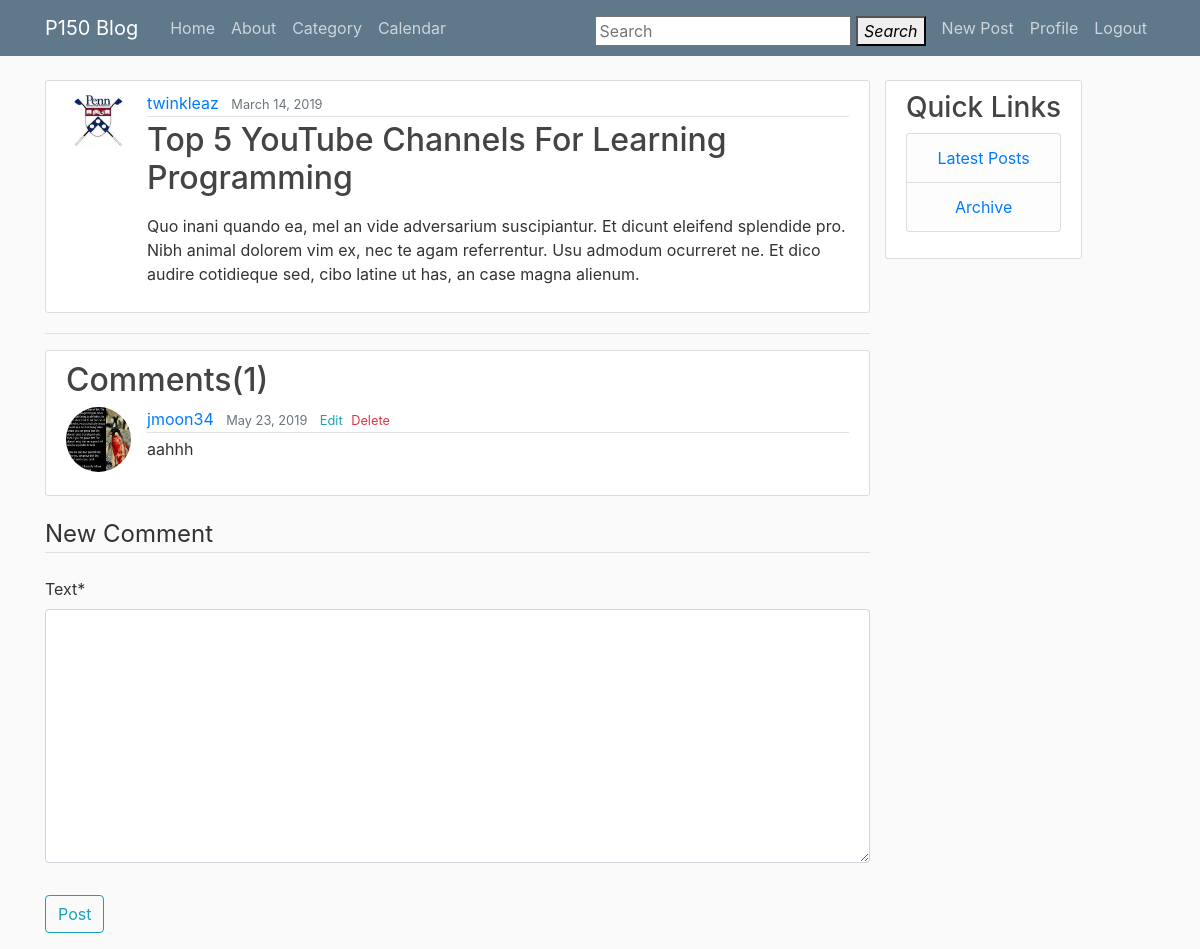
Screenshot of /post/24/ (signed in) with the database file from the repository.
### blog/models.py (models this page shows, shortened)
class Post(models.Model):
    title = models.CharField(max_length=100)
    content = RichTextUploadingField(config_name='default')
    date_posted = models.DateTimeField(default=timezone.now)
    author = models.ForeignKey(User, on_delete=models.CASCADE)
    category = models.ForeignKey(Category, on_delete=models.PROTECT, null=True,
                                blank=True)

class Comment(models.Model):
    post = models.ForeignKey(Post, on_delete=models.CASCADE, null=True,
                             blank=True, related_name='comments')
    event = models.ForeignKey(Event, on_delete=models.CASCADE, null=True,
                             blank=True, related_name='comments')
    author = models.ForeignKey(User, on_delete=models.CASCADE)
    text = models.TextField()
    date_posted = models.DateTimeField(default=timezone.now)

### users/models.py (models this page shows, shortened)
class Profile(models.Model):
    user = models.OneToOneField(User, on_delete=models.CASCADE)
    image = models.ImageField(default='default.jpg', upload_to='profile_pics')

### blog/views.py (the view, shortened to what this page needs)
# urls.py: path('post/<int:pk>/', PostView.as_view(), name='post-detail'),
class PostView(View):
    def get(self, request, *args, **kwargs):
        view = PostDetailView.as_view()
        return view(request, *args, **kwargs)

### blog/forms.py
class CommentForm(forms.ModelForm):
    class Meta:
        model = Comment
        fields = ['text']

### blog/views.py (called while the page is built)
    def get_context_data(self, **kwargs):
        context = super().get_context_data(**kwargs)
        context['form'] = CommentForm(initial={'post': self.object, 'author':
                                               self.request.user})
        return context

### blog/templates/blog/post_detail.html (shortened to what this page needs)
{% extends 'blog/base.html' %}
{% load crispy_forms_tags %}
{% block content %}
	<article class="media content-section">
		<img class="rounded-circle article-img" src="{{ object.author.profile.image.url }}">
		<div class="media-body">
			<div class="article-metadata">
				<a class="mr-2" href="{% url 'user-posts' object.author.username %}">{{ object.author }}</a>
				<small class="mr-2 text-muted">{{ object.date_posted|date:"F j, Y" }}</small>
			</div>
			<h2 class="article-title">{{ object.title }}</h2>
			<p class="article-content">{{ object.content|safe }}</p>
		</div>
	</article>
	<hr>
	<article class="content-section">
		<h2>Comments({{ post.comments.count }})</h2>
		{% for comment in post.comments.all %}
			<div class="media mb-2">
				<div class="media-left">
					<img class="rounded-circle article-img" src="{{ comment.author.profile.image.url }}">
				</div>
				<div class="media-body">
					<div class="article-metadata">
						<a class="mr-2" href="{% url 'user-posts' comment.author.username %}">{{ comment.author.username }}</a>
						<small class="mr-2 text-muted">{{ comment.date_posted|date:"F j, Y" }}</small>
						{% if comment.author == user %}
							<a class="text-info small mr-1" href="{% url 'comment-update' object.id comment.id %}">Edit</a>
							<a class="text-danger small" href="{% url 'comment-delete' object.id comment.id %}">Delete</a>
						{% endif %}
					</div>
				<p class="article-content">{{ comment.text|linebreaksbr }}</p>
				</div>
			</div>
		{% empty %}
			<p>No comments here yet :(</p>
		{% endfor %}
	</article>
	<form method="POST">
		<fieldset class="form-group">
			<legend class="border-bottom mb-4">New Comment</legend>
			{{ form|crispy }}
		</fieldset>
		<div class="form-group">
			<button class="btn btn-outline-info" type="submit">Post</button>
		</div>
	</form>
{% endblock %}

### blog/static/blog/main.css (style rules this page uses)
body { background: #fafafa; color: #333333; margin-top: 5rem; }
h1, h2, h3, h4, h5, h6 { color: #444444; }
.content-section { background: #ffffff; padding: 10px 20px; border: 1px solid #dddddd; border-radius: 3px; margin-bottom: 20px; }
.article-title { color: #444444; }
.article-content { white-space: pre-line; }
img { max-width: 100%; height: auto; }
.article-img { height: 65px; width: 65px; margin-right: 16px; }
.article-metadata { padding-bottom: 1px; margin-bottom: 4px; border-bottom: 1px solid #e3e3e3 }

### rows the page displays
Post: author.profile.image (placeholder picture), author "twinkleaz", date_posted "March 14, 2019", title "Top 5 YouTube Channels For Learning Programming", content "Quo inani quando ea, mel an vide adversarium suscipiantur. Et dicunt eleifend splendide pro. Nibh animal dolorem vim ex, nec te agam referrentur. Usu admodum ocurreret ne. Et dico audire cotidieque sed, cibo latine ut has, an case magna alienum.", comments.count "1"
Comment: author.profile.image (picture), author.username "jmoon34", date_posted "May 23, 2019", shows "Edit", text "aahhh"
